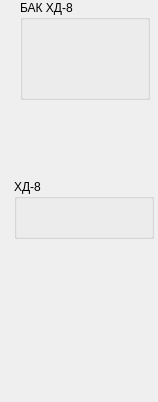
  <widget class="QWidget" name="dgroup_5" native="true">
   <property name="geometry">
    <rect>
     <x>1040</x>
     <y>10</y>
     <width>158</width>
     <height>402</height>
    </rect>
   </property>
   <widget class="DoserPanel" name="cpanel_8">
    <property name="geometry">
     <rect>
      <x>20</x>
      <y>0</y>
      <width>130</width>
      <height>100</height>
     </rect>
    </property>
    <property name="title">
     <string>БАК ХД-8</string>
    </property>
    <property name="precision">
     <number>3</number>
    </property>
   </widget>
   <widget class="Animation" name="dosator_12">
    <property name="geometry">
     <rect>
      <x>42</x>
      <y>182</y>
      <width>86</width>
      <height>131</height>
     </rect>
    </property>
    <property name="contextMenuPolicy">
     <enum>Qt::CustomContextMenu</enum>
    </property>
    <property name="source">
     <url>
      <string>qrc:/concrete/dadditions.mng</string>
     </url>
    </property>
    <property name="playbackHints">
     <set>Animation::Bounce</set>
    </property>
    <widget class="QPushButton" name="dopen_8">
     <property name="geometry">
      <rect>
       <x>27</x>
       <y>60</y>
       <width>32</width>
       <height>32</height>
      </rect>
     </property>
     <property name="text">
      <string/>
     </property>
     <property name="checkable">
      <bool>true</bool>
     </property>
     <property name="flat">
      <bool>true</bool>
     </property>
     <property name="style" stdset="0">
      <string>open</string>
     </property>
    </widget>
    <widget class="QLabel" name="opened_2">
     <property name="geometry">
      <rect>
       <x>3</x>
       <y>64</y>
       <width>22</width>
       <height>22</height>
      </rect>
     </property>
     <property name="text">
      <string/>
     </property>
     <property name="pixmap">
      <pixmap resource="../resources/concrete.qrc">:/concrete/green.png</pixmap>
     </property>
    </widget>
   </widget>
   <widget class="Animation" name="container_10">
    <property name="geometry">
     <rect>
      <x>34</x>
      <y>90</y>
      <width>84</width>
      <height>82</height>
     </rect>
    </property>
    <property name="contextMenuPolicy">
     <enum>Qt::CustomContextMenu</enum>
    </property>
    <property name="source">
     <url>
      <string>qrc:/concrete/pump.mng</string>
     </url>
    </property>
    <widget class="QPushButton" name="open_11">
     <property name="geometry">
      <rect>
       <x>29</x>
       <y>27</y>
       <width>32</width>
       <height>32</height>
      </rect>
     </property>
     <property name="text">
      <string/>
     </property>
     <property name="flat">
      <bool>true</bool>
     </property>
     <property name="style" stdset="0">
      <string>open</string>
     </property>
    </widget>
   </widget>
   <widget class="Animation" name="animation_8">
    <property name="geometry">
     <rect>
      <x>69</x>
      <y>308</y>
      <width>32</width>
      <height>95</height>
     </rect>
    </property>
    <property name="source">
     <url>
      <string>qrc:/concrete/water-rain.mng</string>
     </url>
    </property>
    <property name="playbackHints">
     <set>Animation::Ceaseless</set>
    </property>
   </widget>
   <widget class="DosatorPanel" name="dpanel_12">
    <property name="geometry">
     <rect>
      <x>14</x>
      <y>179</y>
      <width>140</width>
      <height>60</height>
     </rect>
    </property>
    <property name="title">
     <string>ХД-8</string>
    </property>
    <property name="weight">
     <double>0.000000000000000</double>
    </property>
    <property name="precision">
     <number>3</number>
    </property>
   </widget>
   <zorder>dosator_12</zorder>
   <zorder>container_10</zorder>
   <zorder>animation_8</zorder>
   <zorder>dpanel_12</zorder>
   <zorder>cpanel_8</zorder>
  </widget>
